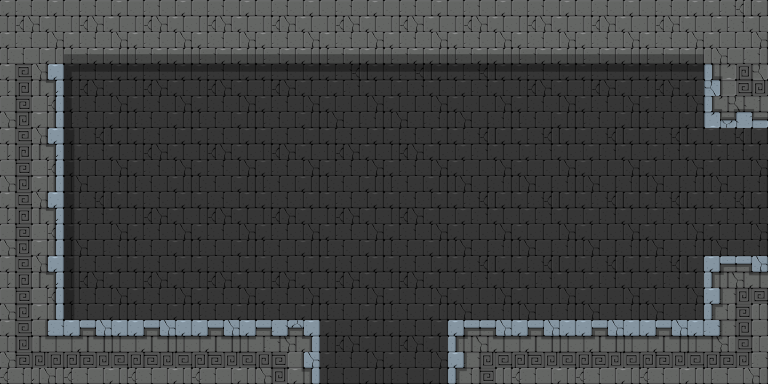

A 2D game scene composited from a Tiled map and its tileset images. What follows is a short description and the map's XML, with each tile layer's data collapsed to a summary:
An orthogonal 12x6 tile map with 64x64 px tiles, 4 tile layers (background, foreground, objects, mainlayer) and 6 objects.

<map version="1.0" orientation="orthogonal" width="12" height="6" tilewidth="64" tileheight="64">
 <properties>
  <property name="physicsGravityY" value="-9.81" />
  <property name="physicsSimulationSpeed" value="1.0" />
  <property name="restrictScrollingToMapBoundary" value="YES" />
 </properties>
 <tileset firstgid="1" name="Tileset_Geometry_16x16_256" tilewidth="64" tileheight="64">
  <image source="Tileset_64x64.png" width="512" height="576" />
 </tileset>
 <layer name="background" width="12" height="6">
  <data>[72 cells, 64 non-empty, 8 distinct tile ids]</data>
 </layer>
 <layer name="foreground" width="12" height="6">
  <data>[72 cells, 31 non-empty, 10 distinct tile ids]</data>
 </layer>
 <layer name="objects" width="12" height="6">
  <data>[72 cells, 0 non-empty, 0 distinct tile ids]</data>
 </layer>
 <layer name="mainlayer" width="12" height="6">
  <data>[72 cells, 0 non-empty, 0 distinct tile ids]</data>
 </layer>
 <objectgroup color="#5858a4" draworder="topdown" name="collisions" width="12" height="6">
  <object x="0" y="0" width="768" height="64" />
  <object x="0" y="64" width="64" height="256" />
  <object x="704" y="64" width="64" height="64" />
  <object x="704" y="256" width="64" height="64" />
  <object x="0" y="320" width="320" height="64" />
  <object x="448" y="320" width="320" height="64" />
 </objectgroup>
 <objectgroup draworder="topdown" name="game objects" width="12" height="6" />
</map>
